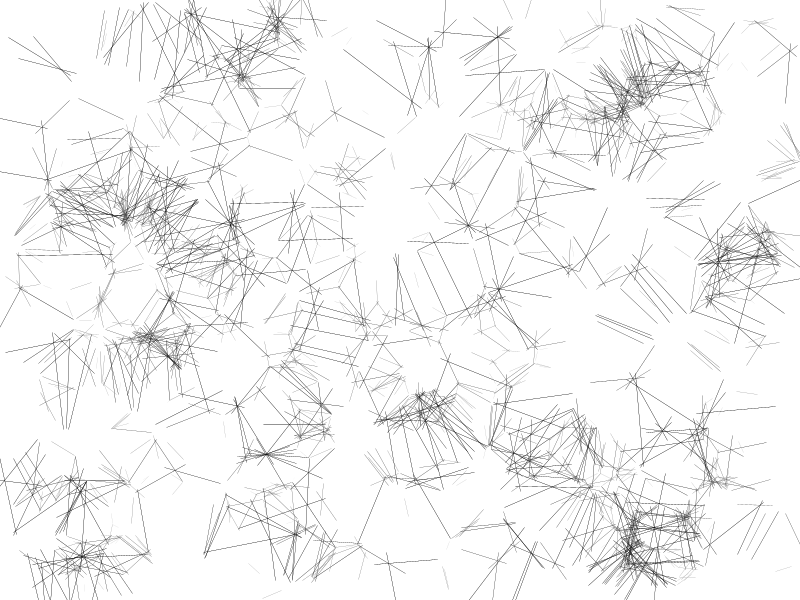
Frame 1 (no input)
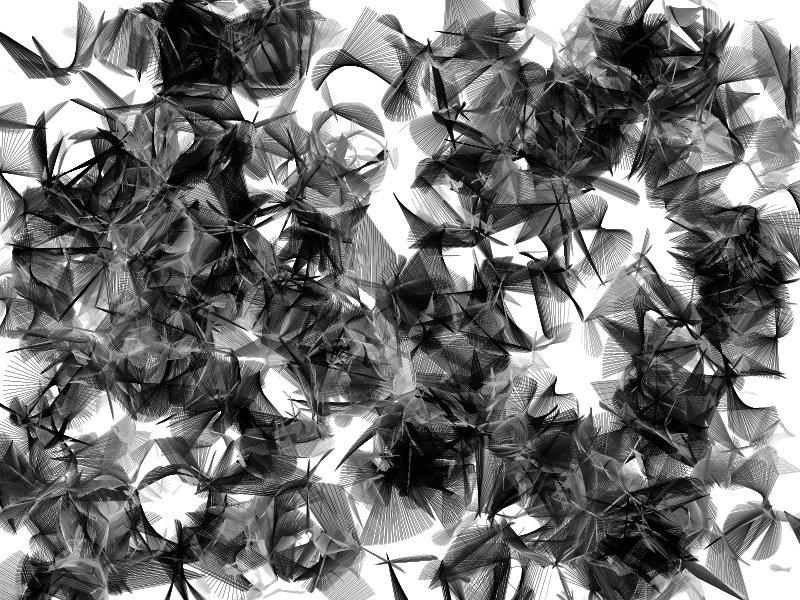
Frame 60 (the mouse pressed at the canvas centre just before this capture)
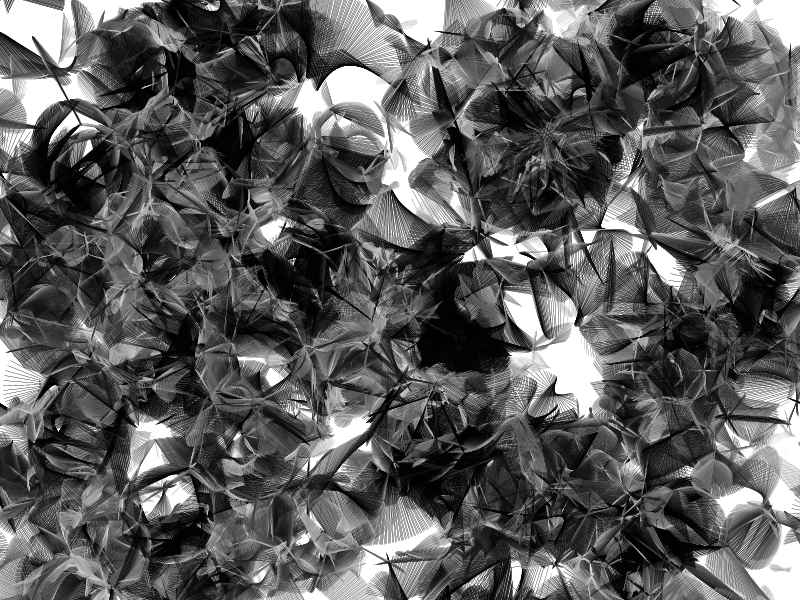
Frame 120 (the mouse held since frame 60 and released just before this capture)

The Processing sketch that drew these frames (run headless with seeded random() and noise(); from frame 60 on, the mouse is pressed at the canvas centre):

// Processing sketch: Structure003A
// ── Structure003A.pde
/* 
   Structure 3 
   
   A surface filled with one hundred medium to small sized circles. 
   Each circle has a different size and direction, but moves at the same slow rate. 
   Display: 
   >>> A. The instantaneous intersections of the circles 
       B. The aggregate intersections of the circles 

*/ 
 
int numCircle = 400; 
Circle[] circles = new Circle[numCircle]; 
 
void setup(){ 
  size(800, 600); 
  frameRate(30); 
  for(int i=0; i<numCircle; i++) { 
    circles[i] = new Circle(random(width), (float)height/(float)numCircle * i, 
                            int(random(1, 6))*10, random(-1.0, 1.0), random(-1.0, 1.0), i); 
  } 
  ellipseMode(CENTER); 
  background(255); 
}

void draw(){ 
  //background(255); 
  
  //fill(0, 10);
  //noStroke();
  //rect(0, 0, width, height);
  
  stroke(51, 10); 
  for(int i=0; i<numCircle; i++) { 
    circles[i].update(); 
  } 
  for(int i=0; i<numCircle; i++) { 
    circles[i].move(); 
  } 
  //for(int i=0; i<numCircle; i++) { 
  //  circles[i].makepoint(); 
  //  circles[i].makeCircle();
  //} 
  noFill(); 
}

// ── Circle.pde
class Circle {
  float x, y, r, r2, sp, ysp;
  int id;

  Circle( float px, float py, float pr, float psp, float pysp, int pid ) {
    x = px; //x valne
    y = py; //y value
    r = pr; //radiu of circle
    r2 = r*r; //r^2
    id = pid; //id of circle
    sp = psp; //x speed of circle
    ysp = pysp; //y speed of circle
  }

  void update() {
    for (int i=0; i<numCircle; i++) {
      if (i != id) {
        intersect( this, circles[i] );
      }
    }
  }

  void makepoint() {
    stroke(0);
    strokeWeight(5);
    point(x, y);
  }

  void makeCircle() {
    noFill();
    stroke(105);
    strokeWeight(1);
    ellipse(x, y, r*2, r*2);
  }

  void move() {
    x += sp;
    y += ysp;

    if (sp > 0) {
      if (x > width+r) {
        x = -r;
      }
    } else {
      if (x < -r) {
        x = width+r;
      }
    }
    if (ysp > 0) {
      if (y > height+r) {
        y = -r;
      }
    } else {
      if (y < -r) {
        y = height+r;
      }
    }
  }

  void intersect( Circle cA, Circle cB ) {
    float dx = cA.x - cB.x;
    float dy = cA.y - cB.y;
    float d2 = dx*dx + dy*dy;
    float d = sqrt( d2 );

    if ( d>cA.r+cB.r || d<abs(cA.r-cB.r) ) {
      return; // no solution
    }

    float a = (cA.r2 - cB.r2 + d2) / (2*d);
    float h = sqrt( cA.r2 - a*a );

    //center point
    float x2 = cA.x + a*(cB.x - cA.x)/d;
    float y2 = cA.y + a*(cB.y - cA.y)/d;

    //intersectPoint a
    float paX = x2 + h*(cB.y - cA.y)/d;
    float paY = y2 - h*(cB.x - cA.x)/d;

    //intersectPoint b
    float pbX = x2 - h*(cB.y - cA.y)/d;
    float pbY = y2 + h*(cB.x - cA.x)/d;

    stroke(255-dist(paX, paY, pbX, pbY)*4);
    strokeWeight(0.2);

    //chord line
    line(paX, paY, pbX, pbY);

    //connection from center to center
    //line(cA.x, cA.y, cB.x, cB.y);
  }
}
